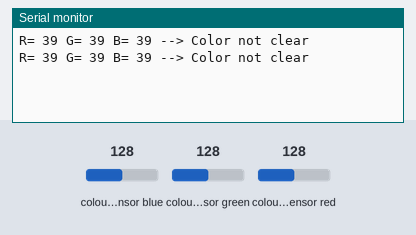
A sketch run on a simulated Arduino Uno, built with avr-gcc and run on an emulated ATmega328P. Shown: the last lines printed to the serial monitor. Wiring (inferred from the names in the program): TCS3200 colour sensor: output pin 8; S2 pin 6; S3 pin 7; S0 pin 4; S1 pin 5. The test bench sets the inputs (shaded band); at power-on: colour sensor blue 128, colour sensor green 128, colour sensor red 128.

Above: at 1.2 s.
1.3 s: colour sensor blue set to 191
At 2.0 s:
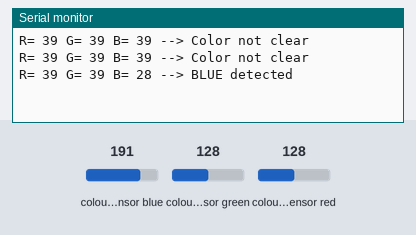
3.6 s: colour sensor green set to 250
At 4.6 s:
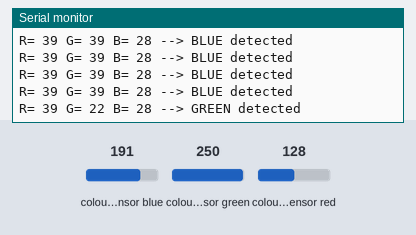
6.2 s: colour sensor red set to 5
At 7.2 s:
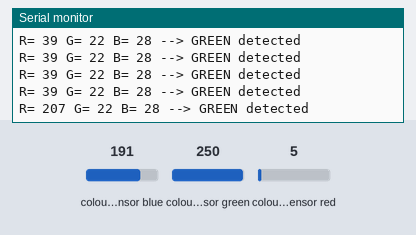

Measured:
- after the input at 1.3 s, the serial monitor: prints a new line after 0.15 s (image 1)
- after the input at 3.6 s, the serial monitor: prints a new line after 0.46 s (image 2)
- after the input at 6.2 s, the serial monitor: prints a new line after 0.46 s (image 3)

The sketch:

ColorSensorwithArduinoMega.ino
```cpp
#define S0 4
#define S1 5
#define S2 6
#define S3 7
#define sensorOut 8

int redFrequency = 0;
int greenFrequency = 0;
int blueFrequency = 0;

void setup() {
  pinMode(S0, OUTPUT);
  pinMode(S1, OUTPUT);
  pinMode(S2, OUTPUT);
  pinMode(S3, OUTPUT);
  pinMode(sensorOut, INPUT);

  // Frequency scaling 20%
  digitalWrite(S0, HIGH);
  digitalWrite(S1, LOW);

  Serial.begin(9600);
}

void loop() {

  // ----- RED -----
  digitalWrite(S2, LOW);
  digitalWrite(S3, LOW);
  redFrequency = pulseIn(sensorOut, LOW);
  delay(50);

  // ----- GREEN -----
  digitalWrite(S2, HIGH);
  digitalWrite(S3, HIGH);
  greenFrequency = pulseIn(sensorOut, LOW);
  delay(50);

  // ----- BLUE -----
  digitalWrite(S2, LOW);
  digitalWrite(S3, HIGH);
  blueFrequency = pulseIn(sensorOut, LOW);
  delay(50);

  // Print raw values
  Serial.print("R= "); Serial.print(redFrequency);
  Serial.print(" G= "); Serial.print(greenFrequency);
  Serial.print(" B= "); Serial.print(blueFrequency);
  Serial.print(" --> ");

  // Color detection logic
  if (redFrequency < greenFrequency && redFrequency < blueFrequency) {
    Serial.println("RED detected");
  }
  else if (greenFrequency < redFrequency && greenFrequency < blueFrequency) {
    Serial.println("GREEN detected");
  }
  else if (blueFrequency < redFrequency && blueFrequency < greenFrequency) {
    Serial.println("BLUE detected");
  }
  else {
    Serial.println("Color not clear");
  }

  delay(500);
}
```
